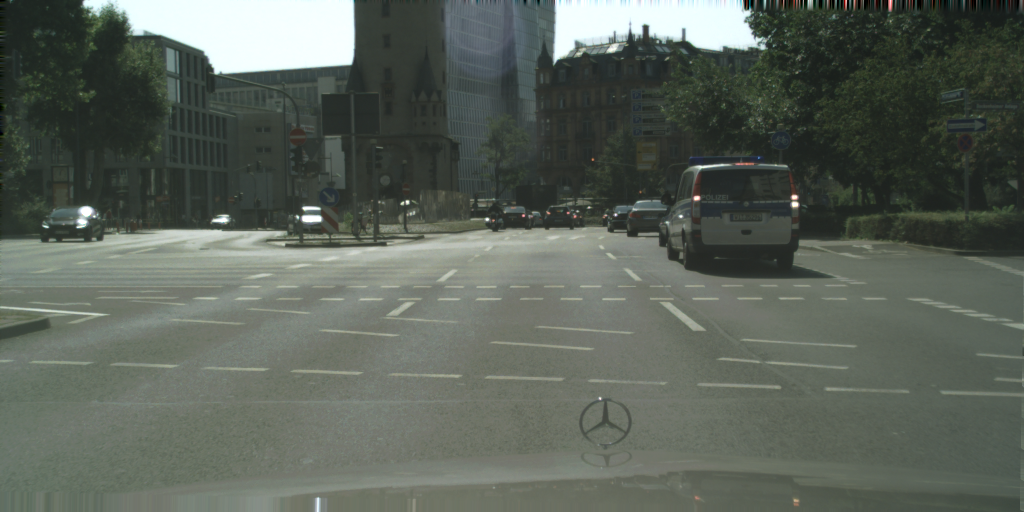
#> input picture imgs/test/0.png, 2048 x 1024 px, given as the content of the folder _0.1/results/CARLA/RGB_Dyn_Stat/150_net_G_test/images/input/, which was not available (shown at 1/2 size)
$ python Inpaint.py
#> lines starting #> are read from the running program, lines starting #| are printed output that depends on the picture
import cv2
import numpy as np
import os

input_path = '/home/bescosb/pix2pix_0.1/results/CARLA/RGB_Dyn_Stat/150_net_G_test/images/input/'
mask_path = '/home/bescosb/CARLA_0.8.2/dataset/MaskDyn/test/'
output_geometry_path = '/home/bescosb/pix2pix_0.1/results/CARLA/geometry/'

for filename in os.listdir(input_path):
	image = cv2.imread(os.path.join(input_path,filename),0)
#> image: shape (1024, 2048); min 0, max 255, mean 95.3
	mask = cv2.imread(os.path.join(mask_path,filename),0)

	mask = cv2.resize(mask, (256,256))
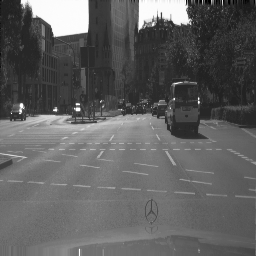
#> mask: shape (256, 256); min 0, max 255, mean 95.4
#> (the run stopped early here; a loop or call above may not have finished)

$ run again, on imgs/test/16.png
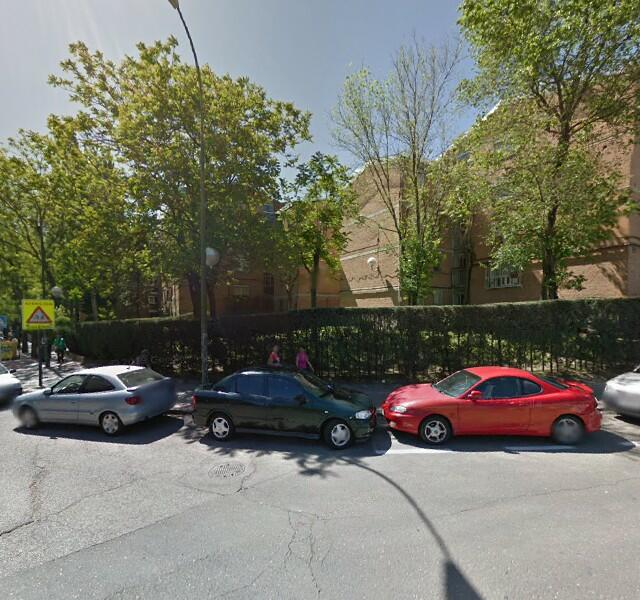
#> input picture imgs/test/16.png, 640 x 600 px, given as the content of the folder _0.1/results/CARLA/RGB_Dyn_Stat/150_net_G_test/images/input/, which was not available
#> `image = cv2.imread(os.path.join(input_path,filename),0)`:
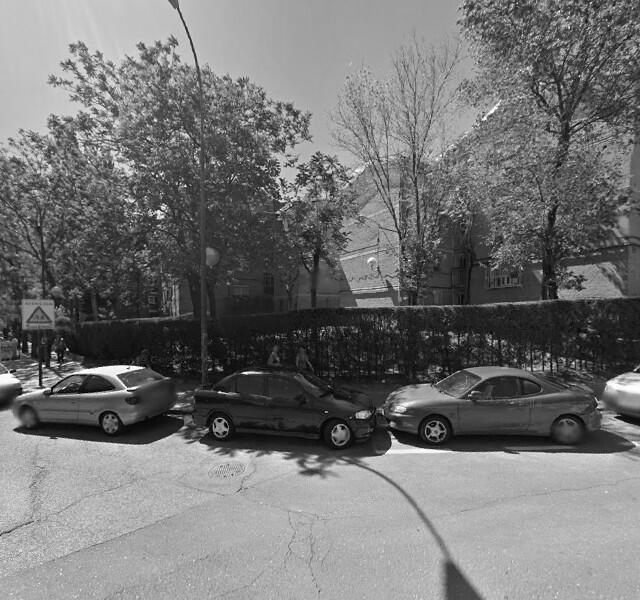
#> image: shape (600, 640); min 0, max 255, mean 115.8
#> `mask = cv2.resize(mask, (256,256))`:
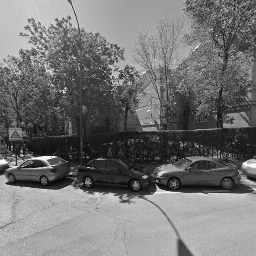
#> mask: shape (256, 256); min 6, max 254, mean 115.7

$ run again, on imgs/test/17.png
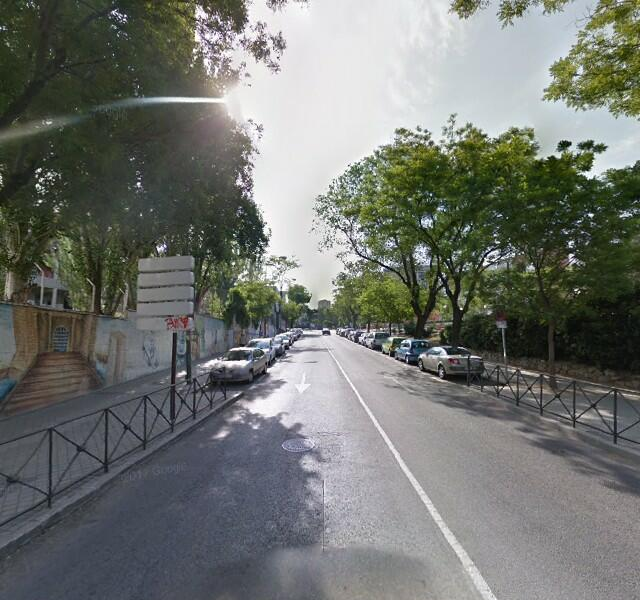
#> input picture imgs/test/17.png, 640 x 600 px, given as the content of the folder _0.1/results/CARLA/RGB_Dyn_Stat/150_net_G_test/images/input/, which was not available
#> `image = cv2.imread(os.path.join(input_path,filename),0)`:
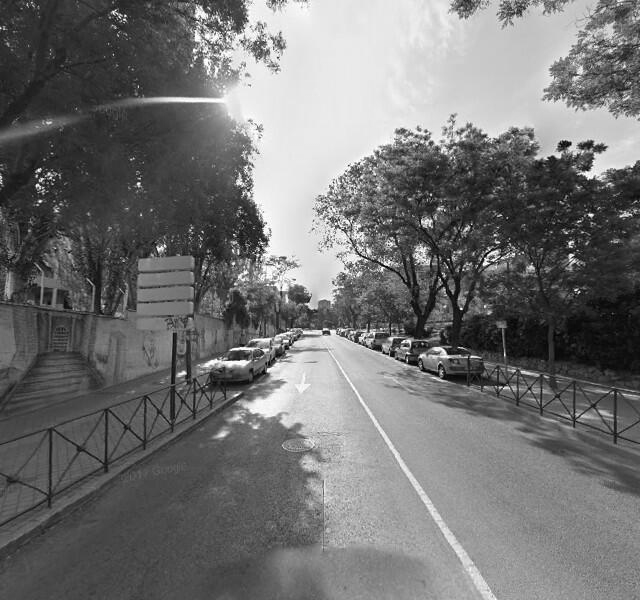
#> image: shape (600, 640); min 0, max 255, mean 114.3
#> `mask = cv2.resize(mask, (256,256))`:
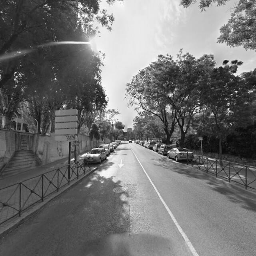
#> mask: shape (256, 256); min 5, max 254, mean 114.2

$ run again, on imgs/test/18.png
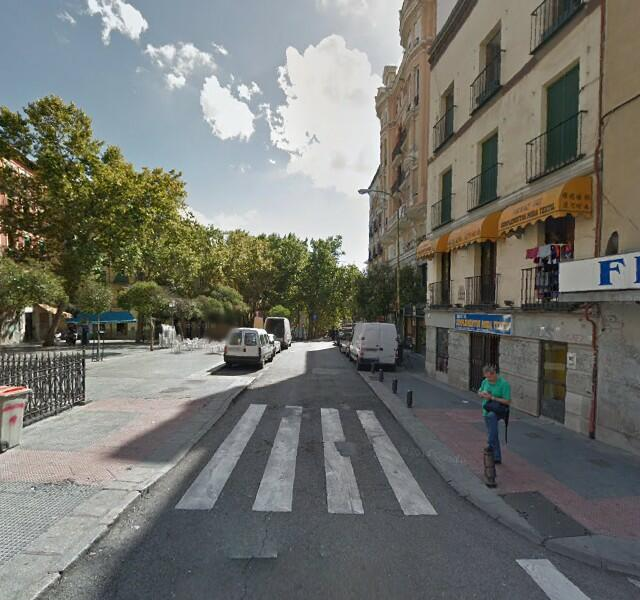
#> input picture imgs/test/18.png, 640 x 600 px, given as the content of the folder _0.1/results/CARLA/RGB_Dyn_Stat/150_net_G_test/images/input/, which was not available
#> `image = cv2.imread(os.path.join(input_path,filename),0)`:
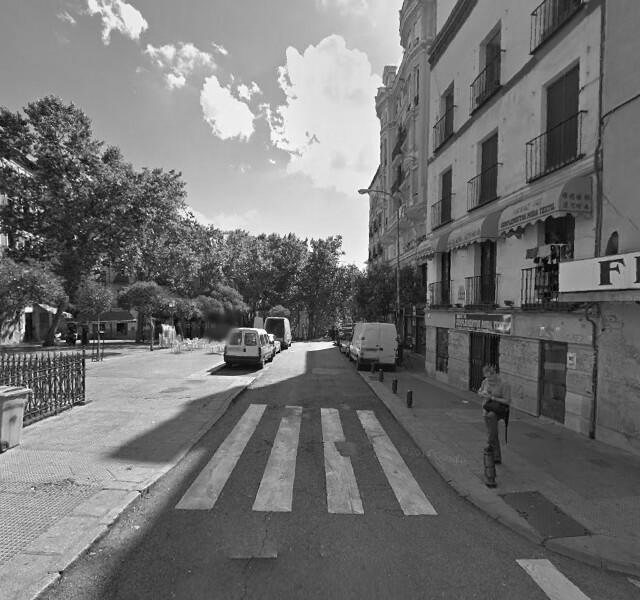
#> image: shape (600, 640); min 0, max 255, mean 113.9
#> `mask = cv2.resize(mask, (256,256))`:
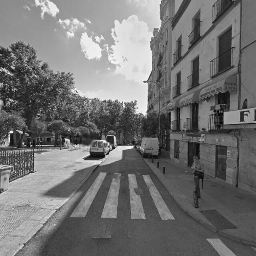
#> mask: shape (256, 256); min 3, max 250, mean 113.8
